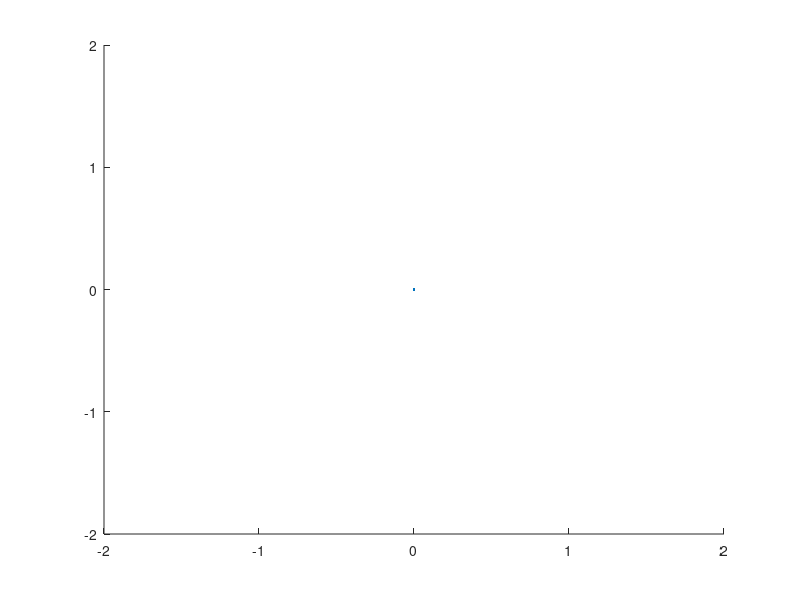

The MATLAB script that drew this image: (Note: this script raises an error after producing the figure.)
%%%%%%%%%%%%%%%%%%%%%%%%%%%%%%%
% Стартовая программа для демонстрации случайных %
% блужданий %
%%%%%%%%%%%%%%%%%%%%%%%%%%%%%%%
n =500; % Число частиц
dh =.02; % Параметр случайного распределения
% Задание вектор-столбцов координат точек
y =1:n; y=zeros(size(y));
y=y'; x =zeros(size(y));
%h=plot(x,y,'k.'); % Вывод начального положения точек
h=line([0],[0]);
axis([-2 2 -2 2 ]); % Задание осей
% Определение режима перерисовки и размера точек
set(h,'EraseMode','background','MarkerSize',3,'LineStyle','.');
pause(1); % Пауза для вывода графика на экран
i=0; % Начальное значение

dn=0:0.02:2;
a=0;
b=0;
ac=dh*dh/3;
lh=line([0],[0]);
le=line([0],[0]);
set(lh,'Color','r');
nc=0;
while nc < 10000 % neБесконечный цикл
nc=nc+1;
i=i+1;
x=x+dh*(2*rand(n,1)-1); % Случайные смещения x-координаты
y=y+dh*(2*rand(n,1)-1); % Случайные смещения y-координаты
% Смена координат точек на рисунке
set(h,'XData',x,'YData',y,'Color','k');
r=sqrt(x.*x+y.*y);
[a,b] = hist(r,dn);
[a,b] = stairs(a,b);
%c = exp(-b.*b/2/nc/dh/dh)/sqrt(2*nc*pi*dh*dh)/10;
c = (b.*2*pi*0.02*n/5.7).*exp(-b.*b/(2*i*ac))/(i*ac)/n*5;
set(lh, 'XData', b,'YData',a/n*5-2);
set(le, 'XData', b,'YData',c-2);
pause(0.01);
end;
%%%%%%%%%%%%%%%%%%%%%%%%%%%%%%%%%%%%%%%%
